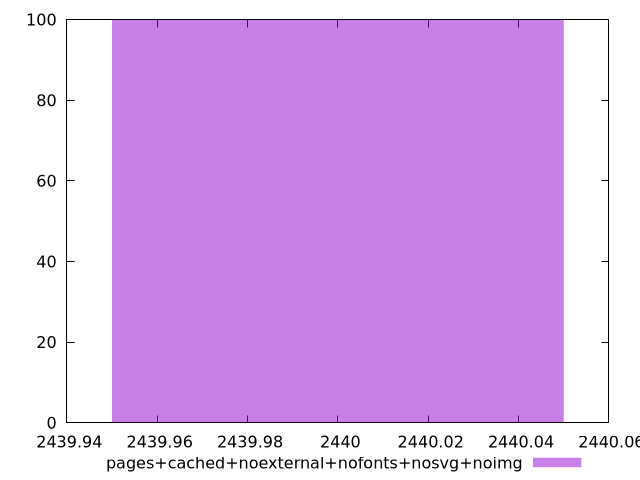

The script that saved this image:
$_pagesCachedNoexternalNofontsNosvgNoimg <<EOF
2440 100
EOF
set key outside below
set terminal pngcairo
set output "report_00004_2020-11-02T20-21-41.718Z/uses-long-cache-ttl/pages+cached+noexternal+nofonts+nosvg+noimg//raw_hist.png"
set yrange [0:100]
set boxwidth 0.1
set style fill transparent solid 0.5 noborder
plot $_pagesCachedNoexternalNofontsNosvgNoimg title "pages+cached+noexternal+nofonts+nosvg+noimg" with boxes ,
